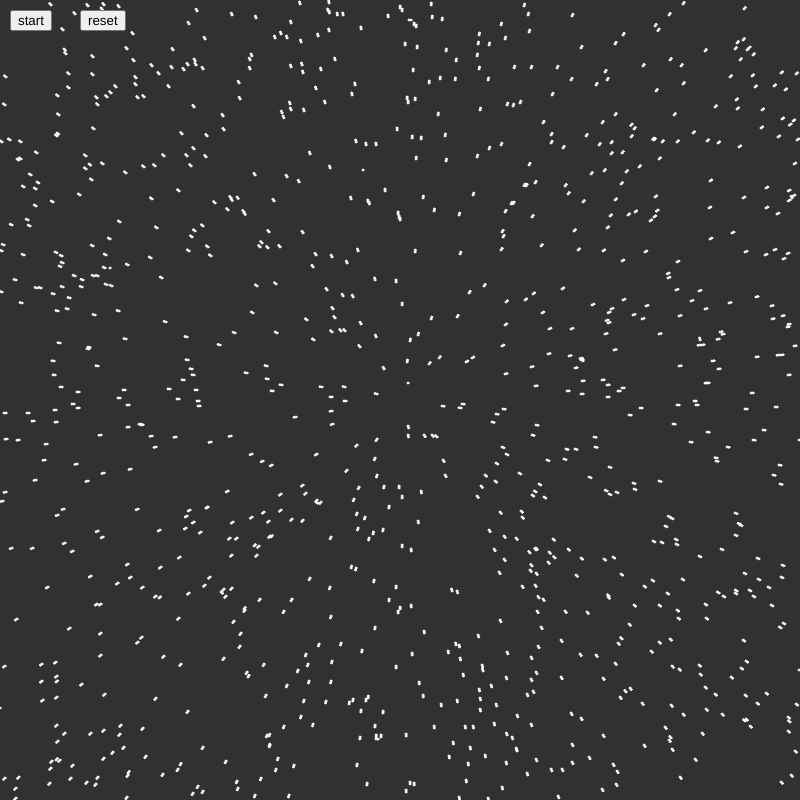
Frame 1 (no input)
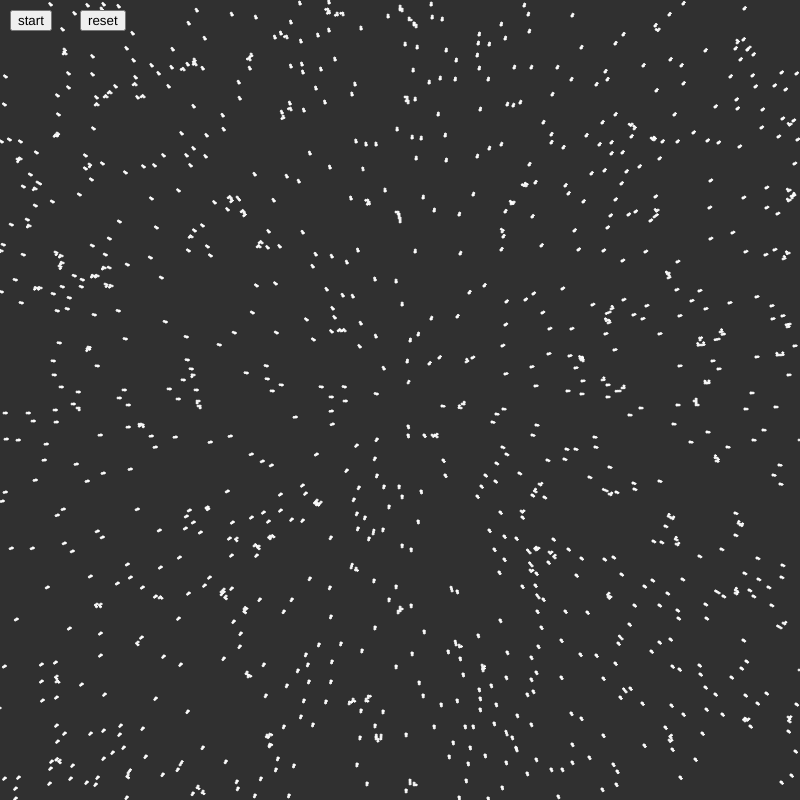
Frame 2 (the mouse pressed at the canvas centre, redrawn once)

The p5.js sketch that drew these frames (run headless with seeded random() and noise() and a simulated clock; the mouse was pressed at the canvas centre and the sketch redrawn once):

// p5.js sketch
// ── sketch.js
let c

let bgSize= [800,800]//std

const midPt = [bgSize[0]/2, bgSize[1]/2]

const deathString = "oh no I have perished"
const cellRange = 5

const numCells = 1000
const framerate = 30
const circleSize = 2

const satisfiedCount = 3
const crowdedCount = 8

function setup() {
  c = createCanvas(...bgSize);
  //background(5,5,5,255);
  background(50);

  noLoop()
  frameRate(framerate)
  strokeWeight(1)
  // stroke(100,216,107)
  stroke(255)
  fill(255)

	reinit()

  toggglebutt = createButton("start");
  toggglebutt.position(10,10);
  toggglebutt.mousePressed(toggle);

  resetButt = createButton("reset");
  resetButt.position(80,10);
  resetButt.mousePressed(reset);
}

let active = false;
let toggglebutt;
function toggle(){

  if(active){
    toggglebutt.html("start")
    noLoop();
  }
  else{
    toggglebutt.html("stop")
    loop();
  }
  active = !active;
}

let resetButt;
function reset(){
  background(50)
  toggglebutt.html("start")
  active=false
  reinit()
	noLoop()
}

//have form [[approxX, approxY], [trueX, trueY]]
let cells = []

let cellTracker

const moveCol = [88, 145, 73, 255]
const eatCol = [140, 139, 77, 80]

let initialCells = 0

function seedCells(numCells = 100,sd = 100){

  // let cellLocations = normalPts(numCells, ...midPt, sd)
  let cellLocations = randPts(numCells, 0, bgSize[0]-1)

  for(let i=0;i<numCells;i++){
    if(outOfBounds(cellLocations[i], bgSize)){
      continue
    }

    cells.push([intifyPt(...cellLocations[i]), cellLocations[i]])
	showCell(cellLocations[i])
  }

  initialCells =cells.length
}

function reinit(){
	cellTracker = makeArray(bgSize[0]+1, bgSize[1]+1,false)

	cells = []
	seedCells(numCells, 200)	
}


function showCell(pt){

  circle(...pt,circleSize)

}


function cSet(x,y,val){
  cellTracker[y][x] = val
}

function intifyPt(x,y){
  return [int(x), int(y)]
}


function inBounds(pt){
  return pt[0] >= 0 && pt[1] >= 0
  && pt[0] < bgSize[0] && pt[1] < bgSize[1]
}

function hasCell(x,y){
  try{
    return cellTracker[y][x]
  }
  catch(err){
    return false
  }
}

//gets friends adjacent to cell
function nearbyCount(cellPt, range=1){
    //-1 because counted itself

  let friendCount = -1

  for(let x=cellPt[0]-range;x<=cellPt[0]+range;x++){
    for(let y=cellPt[1]-range;y<=cellPt[1]+range;y++){
      if(hasCell(x,y)){
        friendCount++
      }
    }
  }

  return friendCount
}

//move toward center
function moveAbandoned(pt, speed=1){
  inchToward(pt, midPt, speed)
}

//NOTE from is the dual pt thing
function inchToward(pt, target, amount=1){
  let centerDir = vectorAdd([
    target,
    vectorScale(pt[1],-1)
  ])

  //recal modifies in place
  normalizeVec(centerDir)
  centerDir = vectorScale(centerDir, amount)

  pt[1] = vectorAdd([
    pt[1],
    centerDir
  ])
}

//go counter clockwaise by 1 pt by rotating -1/r radians
function moveRotate(pt, center, dir=false, amnt=2){
  let rotated = rotateFixed([pt[1][0],pt[1][1]], center, dir, amnt)
  pt[1] = rotated
}

//go opposite center by 1 point with normalization
function moveCrowded(pt){
  inchToward(pt, midPt, -1)
}

function rotateFixed(pt, center, invert, amnt=2){
  let thetaVal = amnt/dist(...center, ...pt)
  if(invert){
    thetaVal *= -1
  }
  return rotatePt(center, pt, thetaVal)
}

function moveRotateTheta(pt, center, amnt){
  let rotated = rotatePt(center, pt[0], amnt)
  pt[1] = rotated
}

function plumes(cellLocation, neighborCount, scale=1){
 // printout()

  if(neighborCount==0){
    moveAbandoned(cellLocation, scale)
  }
  else if (neighborCount == 1){
    moveRotate(cellLocation, midPt, true, neighborCount*scale)
  }
  else{
    // moveCrowded(cellLocation)
    moveAbandoned(cellLocation, -scale)
  }

}

function cellTurn(cellLocation){
  let neighborCount = nearbyCount(cellLocation[0], cellRange)

  plumes(cellLocation, neighborCount, 2)

  cSet(...cellLocation[0], false)
  cellLocation[0] = intifyPt(...cellLocation[1])
  if(outOfBounds(cellLocation[0], bgSize)){
    return deathString
  }
  cSet(...cellLocation[0], true)
  showCell(cellLocation[1])
}

let movingCol = randcol()
function takeTurn(){
  background(0,0,0,5)
  centerCount=0

  let i=0;
  while (i < cells.length){
    let response = cellTurn(cells[i])
    if(response == deathString){
      // printout("destroyed")
      cells.splice(i,1)
    }
    i++;
  }
}

function draw() {
  takeTurn()

  if(frameCount %200 == 0){
    let remaining = cells.length / initialCells
    printout(Math.round(remaining*1000)/10 +"% remain")
  }
}

//https://keycode.info/for/alt
function keyPressed() {

  // if (keyCode === 39){//left arrow
  //   console.log("unpause")
  //   loop();
  // }
  // else if (keyCode === 37){//right arrow
  //   console.log("pause")
  //   noLoop();
  // }

  // else if(keyCode === 82){//r key
  // 	background(50)
  //   reinit()
	// noLoop()
  // }
}

// ── utilities.js
function makeArray(w, h, val) {
    var arr = [];
    for(let i = 0; i < h; i++) {
        arr[i] = [];
        for(let j = 0; j < w; j++) {
            arr[i][j] = val;
        }
    }
    return arr;
}

function randcol(alpha=255){
    return [randint(0,255),randint(0,255),randint(0,255), alpha]
}

function printout(str){
    console.log(str);
}

function randint(min, max, seed=-1) {
    if(seed == -1){
        return Math.floor(Math.random() * (max - min + 1) ) + min;
    }
    else{
        return Math.floor(seededRandom(seed) * (max - min + 1) ) + min;
    }
}

function randPts(numpts, min, max){
    var allPts = []
    for(let i=0;i<numpts;i++){
        allPts.push([randint(min,max), randint(min,max)])
    }
    return allPts
}

function outOfBounds(pt, bounds){
    if(pt[0] < 0 || pt[1] < 0 || pt[0] >= bounds[0] || pt[1] >= bounds[1]){
        return true
    }

    return false
}

function vectorAdd(arrOfVecs){
    let retArr = []
    for(let i=0;i<arrOfVecs[0].length;i++){

        var ptSum = 0
        for(let j = 0; j <arrOfVecs.length;j++){
            ptSum += parseFloat(arrOfVecs[j][i])
        }

        retArr.push(ptSum)
        
    }
    return retArr
}

function vectorScale(arr, scaler){
    let retArr = []
    for(let i=0;i<arr.length;i++){
        retArr.push(parseFloat(arr[i])*parseFloat(scaler))
    }
    return retArr
}

function normalizeVec(vec){
    let magVal = mag(...vec)
    for(let i=0; i< vec.length; i++){
        vec[i] = vec[i] / magVal
    }

    return vec
}

function rotatePt(origin, pt, angle){
    return [
        origin[0] + cos(angle) * (pt[0]-origin[0]) - sin(angle) * (pt[1] - origin[1]),
        origin[1] + sin(angle) * (pt[0] - origin[0]) + cos(angle) * (pt[1] - origin[1])
    ]
}
